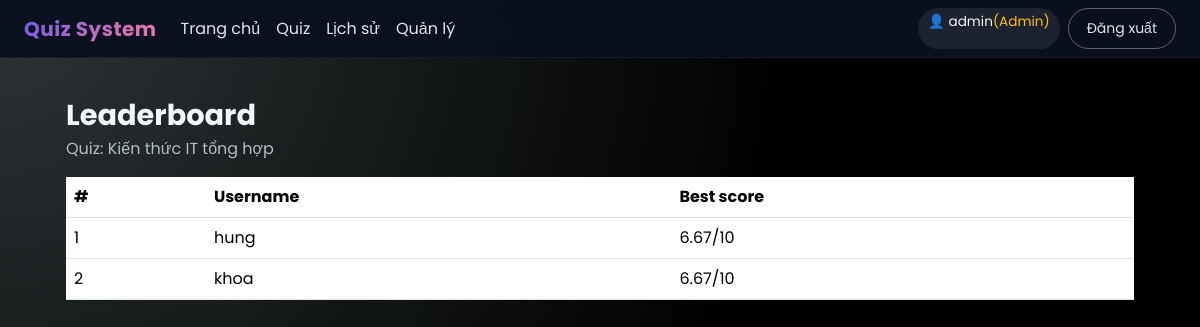
Page /quiz/leaderboard/3 (signed in) on the committed database.
### app/models.py (models this page shows, shortened)
class User(UserMixin, db.Model):
    __tablename__ = "users"
    id = db.Column(db.Integer, primary_key=True)
    username = db.Column(db.String(64), unique=True, index=True, nullable=False)
    email = db.Column(db.String(120), unique=True, index=True, nullable=False)
    password_hash = db.Column(db.String(256), nullable=False)
    role = db.Column(db.String(20), default="student")  # student / admin
    submissions = db.relationship("Submission", backref="user", lazy="dynamic")
    certificates = db.relationship("Certificate", backref="user", lazy="dynamic")

class Quiz(db.Model):
    __tablename__ = "quizzes"
    id = db.Column(db.Integer, primary_key=True)
    title = db.Column(db.String(200), nullable=False)
    description = db.Column(db.Text)
    time_limit = db.Column(db.Integer)  # phút, None = không giới hạn
    mode = db.Column(db.String(20), default="exam")  # exam / practice
    is_active = db.Column(db.Boolean, default=True)
    created_by = db.Column(db.Integer, db.ForeignKey("users.id"))
    created_at = db.Column(db.DateTime, default=datetime.utcnow)
    num_questions = db.Column(db.Integer)        # số câu random từ bank
    pass_score = db.Column(db.Float, default=5)  # thang 10
    enable_certificate = db.Column(db.Boolean, default=False)
    show_explanation = db.Column(db.Boolean, default=True)
    questions = db.relationship("Question", backref="quiz", lazy="dynamic")
    submissions = db.relationship("Submission", backref="quiz", lazy="dynamic")

### app/quiz/routes.py (the view)
@quiz_bp.route("/leaderboard/<int:quiz_id>")
@login_required
def leaderboard(quiz_id):
    quiz = Quiz.query.get_or_404(quiz_id)
    rows = (
        db.session.query(
            User.username,
            func.max(Submission.score).label("best_score"),
        )
        .join(User, User.id == Submission.user_id)
        .filter(Submission.quiz_id == quiz.id)
        .group_by(User.id)
        .order_by(func.max(Submission.score).desc())
        .limit(10)
        .all()
    )
    return render_template(
        "quiz/leaderboard.html",
        quiz=quiz,
        leaderboard=rows,
    )

### app/models.py (called while the page is built)
@login.user_loader
def load_user(user_id):
    return User.query.get(int(user_id))

### app/templates/quiz/leaderboard.html (shortened to what this page needs)
{% extends "base.html" %}
{% block content %}
<div class="page-header mb-3 d-flex justify-content-between align-items-center">
  <div>
    <h2 class="page-title mb-1">Leaderboard</h2>
    <p class="page-subtitle mb-0">Quiz: {{ quiz.title }}</p>
  </div>
</div>
{% if leaderboard %}
<table class="table table-hover soft-table">
  <thead>
    <tr>
      <th>#</th>
      <th>Username</th>
      <th>Best score</th>
    </tr>
  </thead>
  <tbody>
    {% for row in leaderboard %}
    <tr>
      <td>{{ loop.index }}</td>
      <td>{{ row.username }}</td>
      <td>{{ "%.2f"|format(row.best_score) }}/10</td>
    </tr>
    {% endfor %}
  </tbody>
</table>
{% else %}
<p class="page-subtitle">Chưa có ai làm quiz này.</p>
{% endif %}
{% endblock %}

### app/templates/base.html (shortened to what this page needs)
<!doctype html>
<html lang="vi">
<head>
    <link href="https://cdn.jsdelivr.net/npm/bootstrap@5.3.3/dist/css/bootstrap.min.css" rel="stylesheet">
</head>
<body>
    <nav class="navbar navbar-expand-lg navbar-custom">
        <div class="container-fluid px-3 px-md-4">
            <a class="navbar-brand" href="{{ url_for('quiz.home') }}">Quiz System</a>
            <div class="collapse navbar-collapse" id="navbarMain">
                <ul class="navbar-nav me-auto mb-2 mb-lg-0">
                    {% if current_user.is_authenticated %}
                        <li class="nav-item"><a class="nav-link" href="{{ url_for('quiz.home') }}">Trang chủ</a></li>
                        <li class="nav-item"><a class="nav-link" href="{{ url_for('quiz.quiz_list') }}">Quiz</a></li>
                        <li class="nav-item"><a class="nav-link" href="{{ url_for('quiz.history') }}">Lịch sử</a></li>
                        {% if current_user.role == 'admin' %}
                            <li class="nav-item"><a class="nav-link" href="{{ url_for('quiz.manage_quizzes') }}">Quản lý</a></li>
                        {% endif %}
                    {% endif %}
                </ul>
                <div class="d-flex gap-2">
                    {% if current_user.is_authenticated %}
                        <span class="pill-username">👤 {{ current_user.username }}{% if current_user.role == "admin" %}<span class="text-warning">(Admin)</span>{% endif %}</span>
                        <a href="{{ url_for('auth.logout') }}" class="btn btn-outline-soft btn-sm">Đăng xuất</a>
                    {% else %}
                        <a href="{{ url_for('auth.login') }}" class="btn btn-outline-soft btn-sm">Đăng nhập</a>
                        <a href="{{ url_for('auth.register') }}" class="btn btn-primary-soft btn-sm">Đăng ký</a>
                    {% endif %}
                </div>
            </div>
        </div>
    </nav>
    <div class="main-wrapper">
        {% block content %}{% endblock %}
    </div>
</body>
</html>

### app/templates/base.html (style rules this page uses)
:root { --gradient-main: linear-gradient(135deg, #6c5ce7, #fd79a8); --gradient-alt: linear-gradient(135deg, #00cec9, #0984e3); --bg-dark: #0b1020; --card-bg: #161b2b; --accent: #fd79a8; }
* { box-sizing: border-box; }
body { font-family: "Poppins", sans-serif; background: radial-gradient(circle at top left, #2d3436 0, #000 55%); color: #f5f6fa; margin: 0; min-height: 100vh; }
.navbar-custom { background: rgba(11,16,32,0.95); backdrop-filter: blur(10px); border-bottom: 1px solid rgba(255,255,255,0.05); }
.navbar-brand { font-weight: 700; letter-spacing: .5px; background: var(--gradient-main); -webkit-background-clip: text; color: transparent; }
.nav-link { color: #dfe6e9 !important; }
.pill-username { padding: 4px 10px; border-radius: 999px; background: rgba(255,255,255,0.08); font-size: .85rem; }
.main-wrapper { max-width: 1100px; margin: 40px auto; padding: 0 16px 40px; }
.page-title { font-size: 1.8rem; font-weight: 700; }
.page-subtitle { color: #b2bec3; }
.btn-outline-soft { border-radius: 999px; padding: 9px 18px; border: 1px solid rgba(255,255,255,0.35); color: #dfe6e9; background: transparent; }

### rows in the picture
User: username "admin"
Quiz: title "Kiến thức IT tổng hợp"
User: username "hung", best_score "6.67"
User: username "khoa", best_score "6.67"
